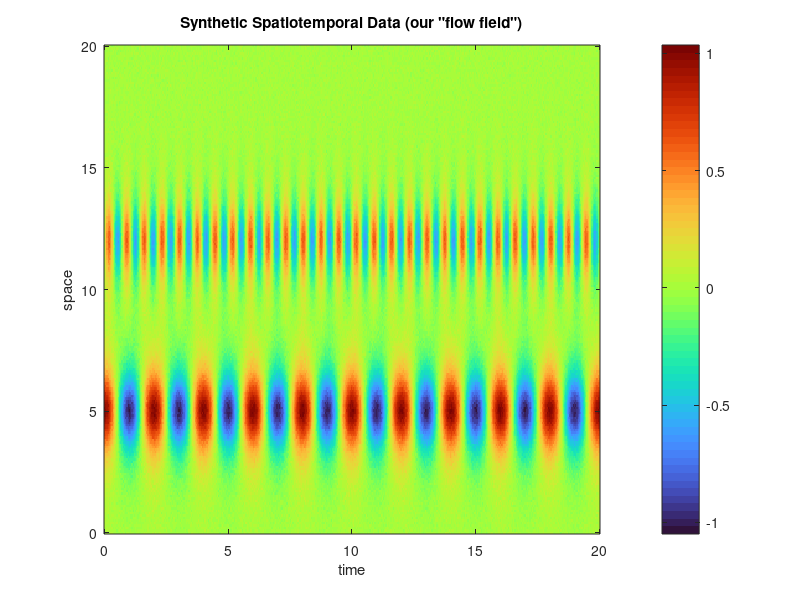
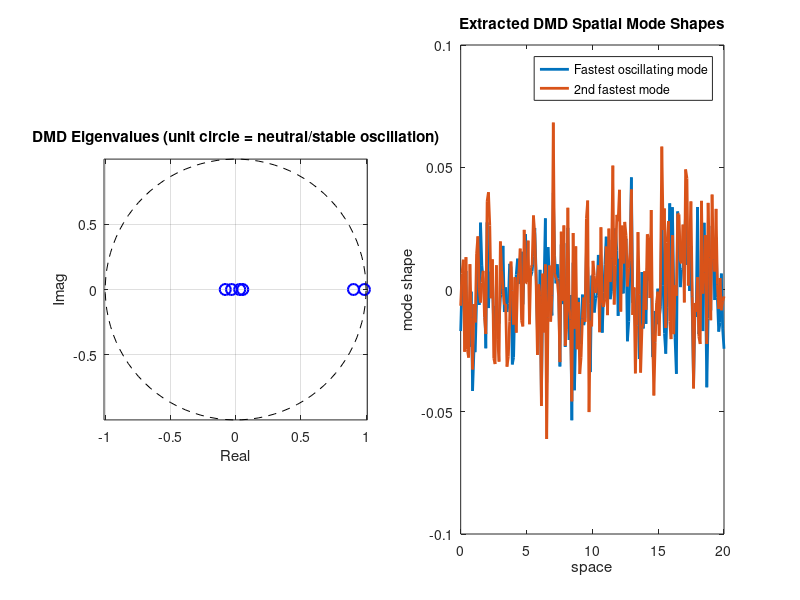
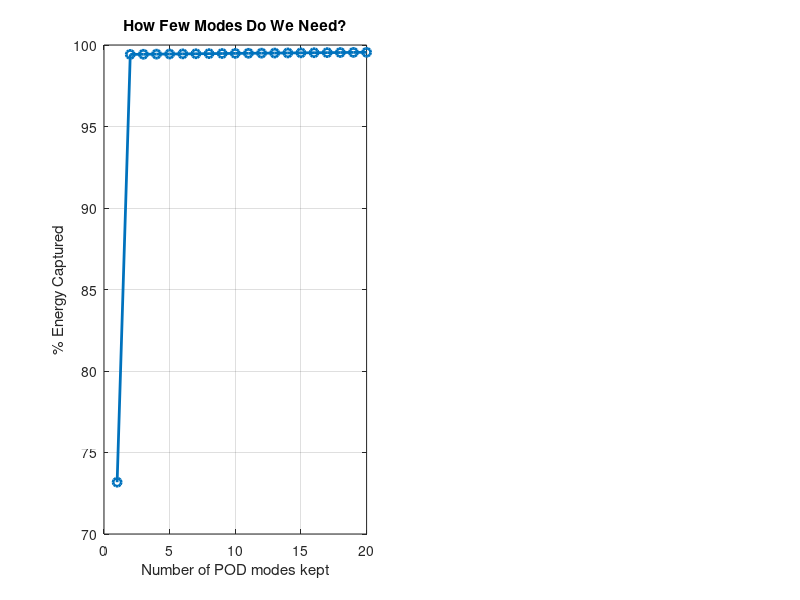

MATLAB code to generate these figures, in order: (Note: this script raises an error after producing the figures.)
%% DATADRIVEN_DEMO
% Demonstrates two data-driven / model-reduction techniques on a
% synthetic "flow-like" spatiotemporal dataset -- no simulation software
% needed, just a combination of traveling waves plus noise (mimicking a
% simple fluid/structural oscillation).
%   1) DMD (Dynamic Mode Decomposition): extract dominant spatial
%      patterns and their oscillation frequencies/growth rates directly
%      from snapshot data.
%   2) POD-based Reduced Order Model: compress a high-dimensional
%      "simulation" down to a handful of modes and show it still
%      reconstructs the data well.
%
% Requires: base MATLAB only

clear; clc; close all;

%% ---- Generate synthetic spatiotemporal data ("toy fluid flow") ----
% Two traveling waves at different spatial wavenumbers and temporal
% frequencies, superimposed, plus noise -- mimics a flow field with two
% dominant coherent structures (e.g., vortex shedding at 2 frequencies).
nx = 200;                          % spatial points
nt = 400;                          % time snapshots
x = linspace(0, 20, nx)';
t = linspace(0, 20, nt);
dt = t(2) - t(1);

mode1 = sech(x - 5) .* cos(2*pi*0.5*t);      % slow mode, freq 0.5 Hz
mode2 = 0.6*sech(x - 12) .* sin(2*pi*1.4*t); % faster mode, freq 1.4 Hz
noise = 0.02*randn(nx, nt);

Xdata = mode1 + mode2 + noise;     % nx x nt "snapshot matrix"

figure('Name','Synthetic Flow Data','Position',[100 100 700 350]);
imagesc(t, x, Xdata); axis xy;
xlabel('time'); ylabel('space'); title('Synthetic Spatiotemporal Data (our "flow field")');
colorbar; colormap(turbo);

%% ================= PART 1: DYNAMIC MODE DECOMPOSITION =================
% Standard exact-DMD algorithm (Schmid 2010) via SVD.
X1 = Xdata(:, 1:end-1);
X2 = Xdata(:, 2:end);

r = 6;   % truncation rank -- keep top r singular values
[U, S, V] = svd(X1, 'econ');
Ur = U(:, 1:r); Sr = S(1:r,1:r); Vr = V(:, 1:r);

Atilde = Ur' * X2 * Vr / Sr;             % low-rank operator
[W, D] = eig(Atilde);                     % eigenvalues = DMD growth/freq
Phi = X2 * Vr / Sr * W;                   % DMD modes (in full space)

omega = log(diag(D)) / dt;                % continuous-time eigenvalues
freqHz = imag(omega) / (2*pi);
growthRate = real(omega);

fprintf('DMD found %d modes. Top modes by frequency:\n', r);
[~, order] = sort(abs(freqHz));
for k = order'
    fprintf('  mode %d: freq = %6.3f Hz, growth rate = %7.4f\n', ...
        k, freqHz(k), growthRate(k));
end

figure('Name','DMD Modes','Position',[100 500 1000 400]);
subplot(1,2,1);
plot(real(diag(D)), imag(diag(D)), 'bo', 'MarkerSize', 8, 'LineWidth', 1.5);
hold on;
th = linspace(0,2*pi,100); plot(cos(th), sin(th), 'k--'); % unit circle
axis equal; grid on;
xlabel('Real'); ylabel('Imag');
title('DMD Eigenvalues (unit circle = neutral/stable oscillation)');

subplot(1,2,2);
[~, dominantIdx] = sort(abs(freqHz));
plot(x, real(Phi(:, dominantIdx(end))), 'LineWidth', 2); hold on;
plot(x, real(Phi(:, dominantIdx(end-1))), 'LineWidth', 2);
xlabel('space'); ylabel('mode shape');
legend('Fastest oscillating mode', '2nd fastest mode');
title('Extracted DMD Spatial Mode Shapes');

%% ---- Discussion prompts (DMD) ----
% 1) We built the data from exactly 2 traveling waves at 0.5 Hz and
%    1.4 Hz. Do the top DMD frequencies recover those numbers?
% 2) Eigenvalues sitting ON the unit circle mean "steady oscillation."
%    What would eigenvalues INSIDE the circle mean physically? Outside?
% 3) DMD needed NO governing equations -- just snapshots of data. Where
%    in your own CFD/experimental work could this replace needing a
%    full physics model?

%% ================= PART 2: POD-BASED REDUCED ORDER MODEL =================
% POD (Proper Orthogonal Decomposition) is essentially PCA applied to
% spatiotemporal snapshot data. We show that a handful of modes can
% reconstruct the full nx x nt dataset almost perfectly.
[Upod, Spod, Vpod] = svd(Xdata, 'econ');
singVals = diag(Spod);
energyCaptured = cumsum(singVals.^2) / sum(singVals.^2) * 100;

figure('Name','POD Reduced Order Model','Position',[1150 100 900 400]);
subplot(1,2,1);
plot(energyCaptured(1:20), 'o-', 'LineWidth', 2);
xlabel('Number of POD modes kept'); ylabel('% Energy Captured');
title('How Few Modes Do We Need?');
grid on; yline(99, 'r--', '99%');

% Reconstruct using only 4 modes (a "reduced order model")
rROM = 4;
Xrom = Upod(:,1:rROM) * Spod(1:rROM,1:rROM) * Vpod(:,1:rROM)';
reconError = norm(Xdata - Xrom, 'fro') / norm(Xdata, 'fro') * 100;

subplot(1,2,2);
imagesc(t, x, Xrom); axis xy;
xlabel('time'); ylabel('space');
title(sprintf('Reconstruction with only %d modes (%.2f%% relative error)', ...
    rROM, reconError));
colorbar; colormap(turbo);

fprintf('\nFull data: %d x %d = %d numbers.\n', nx, nt, nx*nt);
fprintf('ROM with %d modes: needs only %d numbers to reconstruct nearly perfectly.\n', ...
    rROM, rROM*(nx+nt+1));

%% ---- Discussion prompts (POD/ROM) ----
% 1) Compare the imagesc plot here to the very first "Synthetic Flow
%    Data" figure -- can you tell them apart using only 4 modes?
% 2) A full CFD simulation might have millions of grid points. If it
%    only needs ~10 POD modes to capture 99% of the energy, what does
%    that mean for running that model in REAL TIME (e.g., in a digital
%    twin or a control system)?
% 3) POD/ROM and PCA (from dimreduction_demo.m) use the exact same math
%    (SVD). What's different about how we're USING it here?
